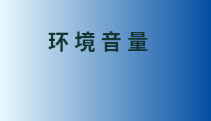
                         <widget class="QWidget" name="widget_volume" native="true">
                          <property name="minimumSize">
                           <size>
                            <width>0</width>
                            <height>121</height>
                           </size>
                          </property>
                          <property name="maximumSize">
                           <size>
                            <width>16777215</width>
                            <height>121</height>
                           </size>
                          </property>
                          <property name="styleSheet">
                           <string notr="true">.QWidget{
	background-color: qlineargradient(x1:0, y0:0, x2:1, y2:0,stop:0 rgb(232, 249, 253), stop:1 rgb(4, 79, 163));
	border-radius:20px;
	color: rgb(255, 255, 255);
}

</string>
                          </property>
                          <layout class="QHBoxLayout" name="horizontalLayout_20" stretch="1,5">
                           <property name="spacing">
                            <number>24</number>
                           </property>
                           <property name="leftMargin">
                            <number>24</number>
                           </property>
                           <property name="topMargin">
                            <number>24</number>
                           </property>
                           <property name="rightMargin">
                            <number>24</number>
                           </property>
                           <property name="bottomMargin">
                            <number>24</number>
                           </property>
                           <item>
                            <widget class="QWidget" name="widget_volume_icon" native="true">
                             <property name="styleSheet">
                              <string notr="true"/>
                             </property>
                             <widget class="QLabel" name="label_4">
                              <property name="geometry">
                               <rect>
                                <x>22</x>
                                <y>6</y>
                                <width>61</width>
                                <height>61</height>
                               </rect>
                              </property>
                              <property name="styleSheet">
                               <string notr="true">image: url(:/loo/volume1.png);</string>
                              </property>
                              <property name="text">
                               <string/>
                              </property>
                             </widget>
                            </widget>
                           </item>
                           <item>
                            <layout class="QHBoxLayout" name="horizontalLayout_volume_1" stretch="8,1">
                             <item>
                              <layout class="QVBoxLayout" name="verticalLayout_volume_2" stretch="2,3">
                               <property name="spacing">
                                <number>2</number>
                               </property>
                               <item>
                                <widget class="QLabel" name="volume_name">
                                 <property name="font">
                                  <font>
                                   <family>等线</family>
                                   <pointsize>16</pointsize>
                                   <weight>75</weight>
                                   <bold>true</bold>
                                  </font>
                                 </property>
                                 <property name="styleSheet">
                                  <string notr="true">color: rgb(22, 54, 53)</string>
                                 </property>
                                 <property name="text">
                                  <string>环 境 音 量</string>
                                 </property>
                                </widget>
                               </item>
                               <item>
                                <layout class="QHBoxLayout" name="horizontalLayout_main_volume" stretch="1,6">
                                 <item>
                                  <widget class="QLabel" name="volume_value">
                                   <property name="font">
                                    <font>
                                     <family>Arial</family>
                                     <pointsize>15</pointsize>
                                    </font>
                                   </property>
                                   <property name="text">
                                    <string/>
                                   </property>
                                  </widget>
                                 </item>
                                 <item>
                                  <widget class="QLabel" name="volume_bool">
                                   <property name="text">
                                    <string/>
                                   </property>
                                  </widget>
                                 </item>
                                </layout>
                               </item>
                              </layout>
                             </item>
                             <item>
                              <widget class="QLabel" name="state_main_volume">
                               <property name="font">
                                <font>
                                 <pointsize>17</pointsize>
                                 <weight>75</weight>
                                 <bold>true</bold>
                                </font>
                               </property>
                               <property name="styleSheet">
                                <string notr="true">color: rgb(43, 101, 103);</string>
                               </property>
                               <property name="text">
                                <string/>
                               </property>
                               <property name="alignment">
                                <set>Qt::AlignLeading|Qt::AlignLeft|Qt::AlignTop</set>
                               </property>
                              </widget>
                             </item>
                            </layout>
                           </item>
                          </layout>
                         </widget>
